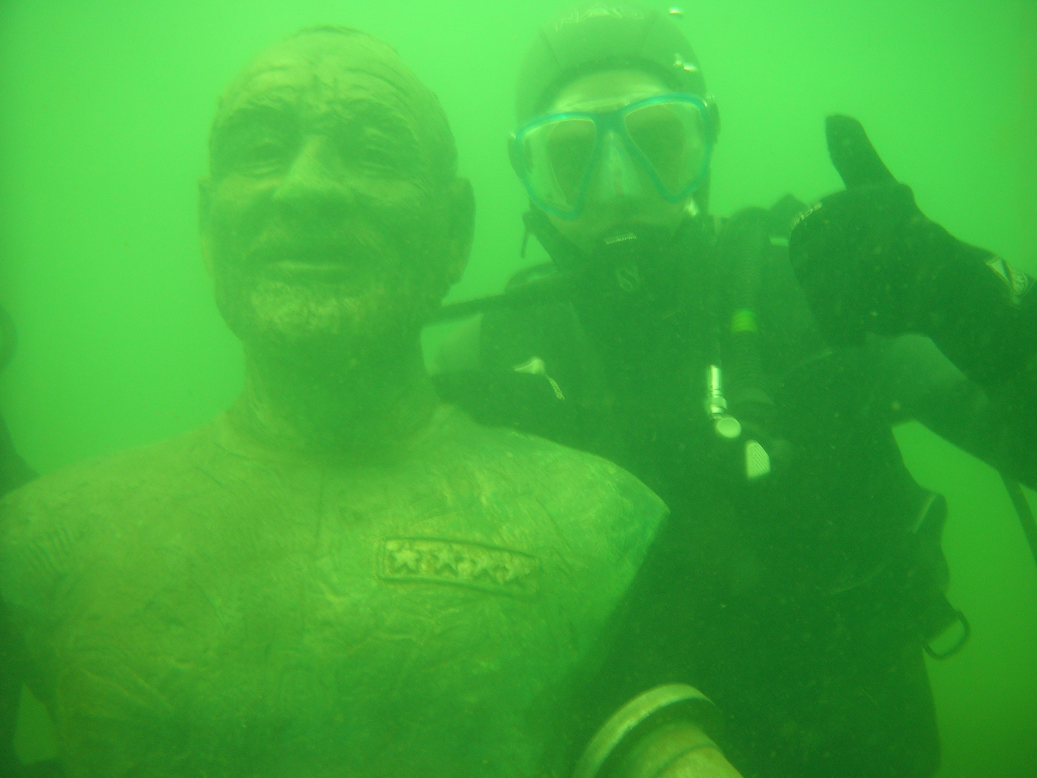
#> input picture 906_img_.png, 1037 x 778 px
$ python UCIQE.py
#> lines starting #> are read from the running program, lines starting #| are printed output that depends on the picture; long printed decimals are rounded
import numpy as np
import cv2

def getUCIQE(img):
#> called with img = '906_img_.png'
    img_BGR = cv2.imread(img)
#> img_BGR is the input picture: shape (778, 1037, 3); mean B, G, R 56.9, 172.3, 64.9
    img_LAB = cv2.cvtColor(img_BGR, cv2.COLOR_BGR2LAB)
#> img_LAB: shape (778, 1037, 3); mean of channels 0, 1, 2 159, 75.6, 176.4
    img_LAB = np.array(img_LAB,dtype=np.float64)
#> img_LAB: shape (778, 1037, 3) float64; mean of channels 0, 1, 2 159, 75.6, 176.4
    # Trained coefficients are c1=0.4680, c2=0.2745, c3=0.2576 according to paper.
    coe_Metric = [0.4680, 0.2745, 0.2576]

    img_lum = img_LAB[:,:,0]/255.0
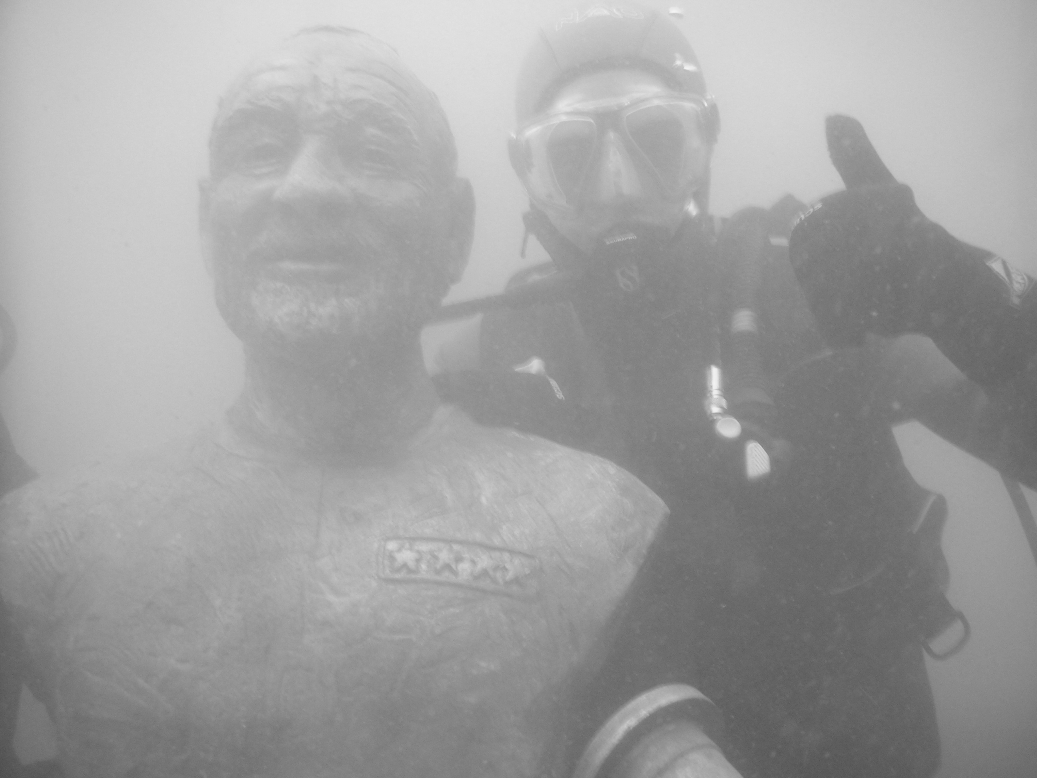
#> img_lum: shape (778, 1037) float64; min 0.298, max 0.953, mean 0.623
    img_a = img_LAB[:,:,1]/255.0
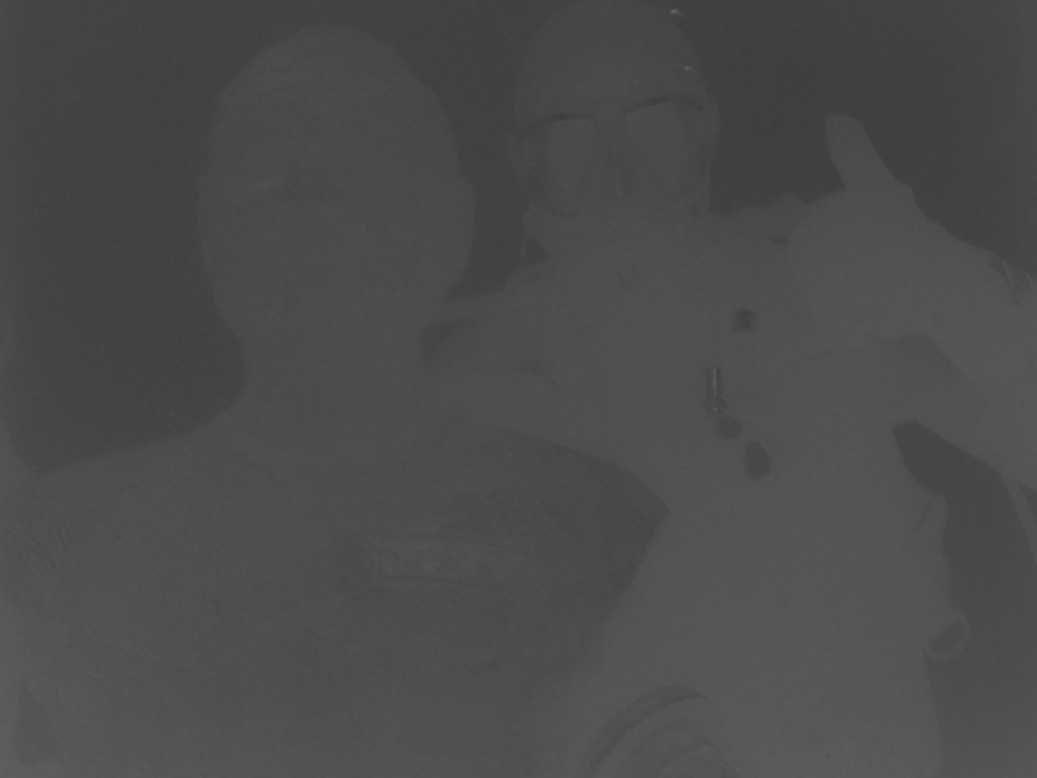
#> img_a: shape (778, 1037) float64; min 0.235, max 0.392, mean 0.296
    img_b = img_LAB[:,:,2]/255.0
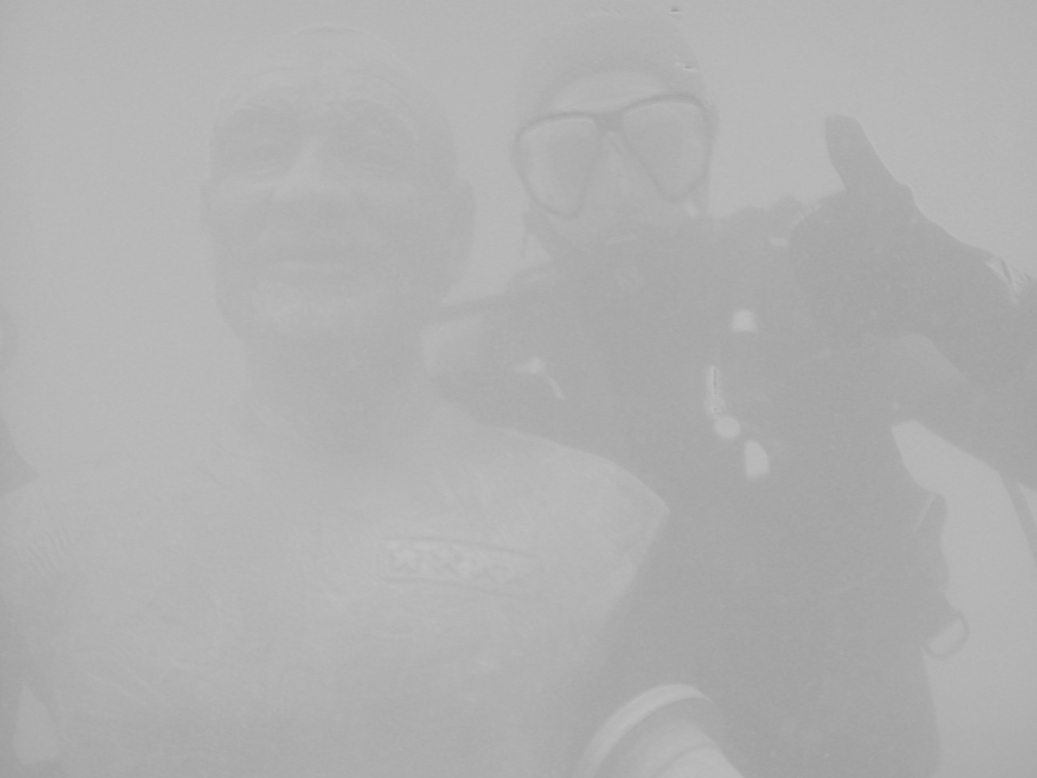
#> img_b: shape (778, 1037) float64; min 0.608, max 0.757, mean 0.692

    # item-1
    chroma = np.sqrt(np.square(img_a)+np.square(img_b))
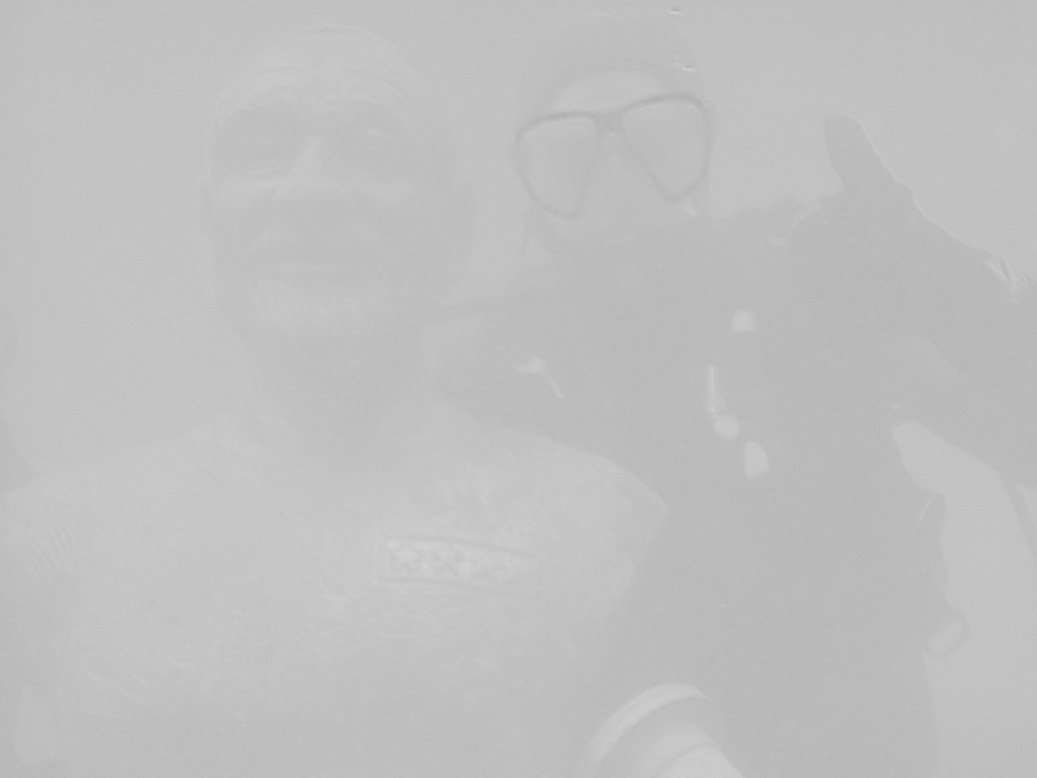
#> chroma: shape (778, 1037) float64; min 0.693, max 0.824, mean 0.753
    sigma_c = np.std(chroma)
#> sigma_c = 0.0164

    # item-2
    img_lum = img_lum.flatten()
    sorted_index = np.argsort(img_lum)
    top_index = sorted_index[int(len(img_lum)*0.99)]
#> top_index = 54343
    bottom_index = sorted_index[int(len(img_lum)*0.01)]
#> bottom_index = 368105
    con_lum = img_lum[top_index] - img_lum[bottom_index]
#> con_lum = 0.49

    # item-3
    chroma = chroma.flatten()
    sat = np.divide(chroma, img_lum, out=np.zeros_like(chroma, dtype=np.float64), where=img_lum!=0)
    avg_sat = np.mean(sat)
#> avg_sat = 1.27

    uciqe = sigma_c*coe_Metric[0] + con_lum*coe_Metric[1] + avg_sat*coe_Metric[2]
#> uciqe = 0.468
    return uciqe

if __name__ == '__main__':
    img = '906_img_.png'
    uciqe = getUCIQE(img)
#> uciqe = 0.468
    print("UCIQE of image '{0}' = {1}".format(img,uciqe))
#| UCIQE of image '906_img_.png' = 0.4683
